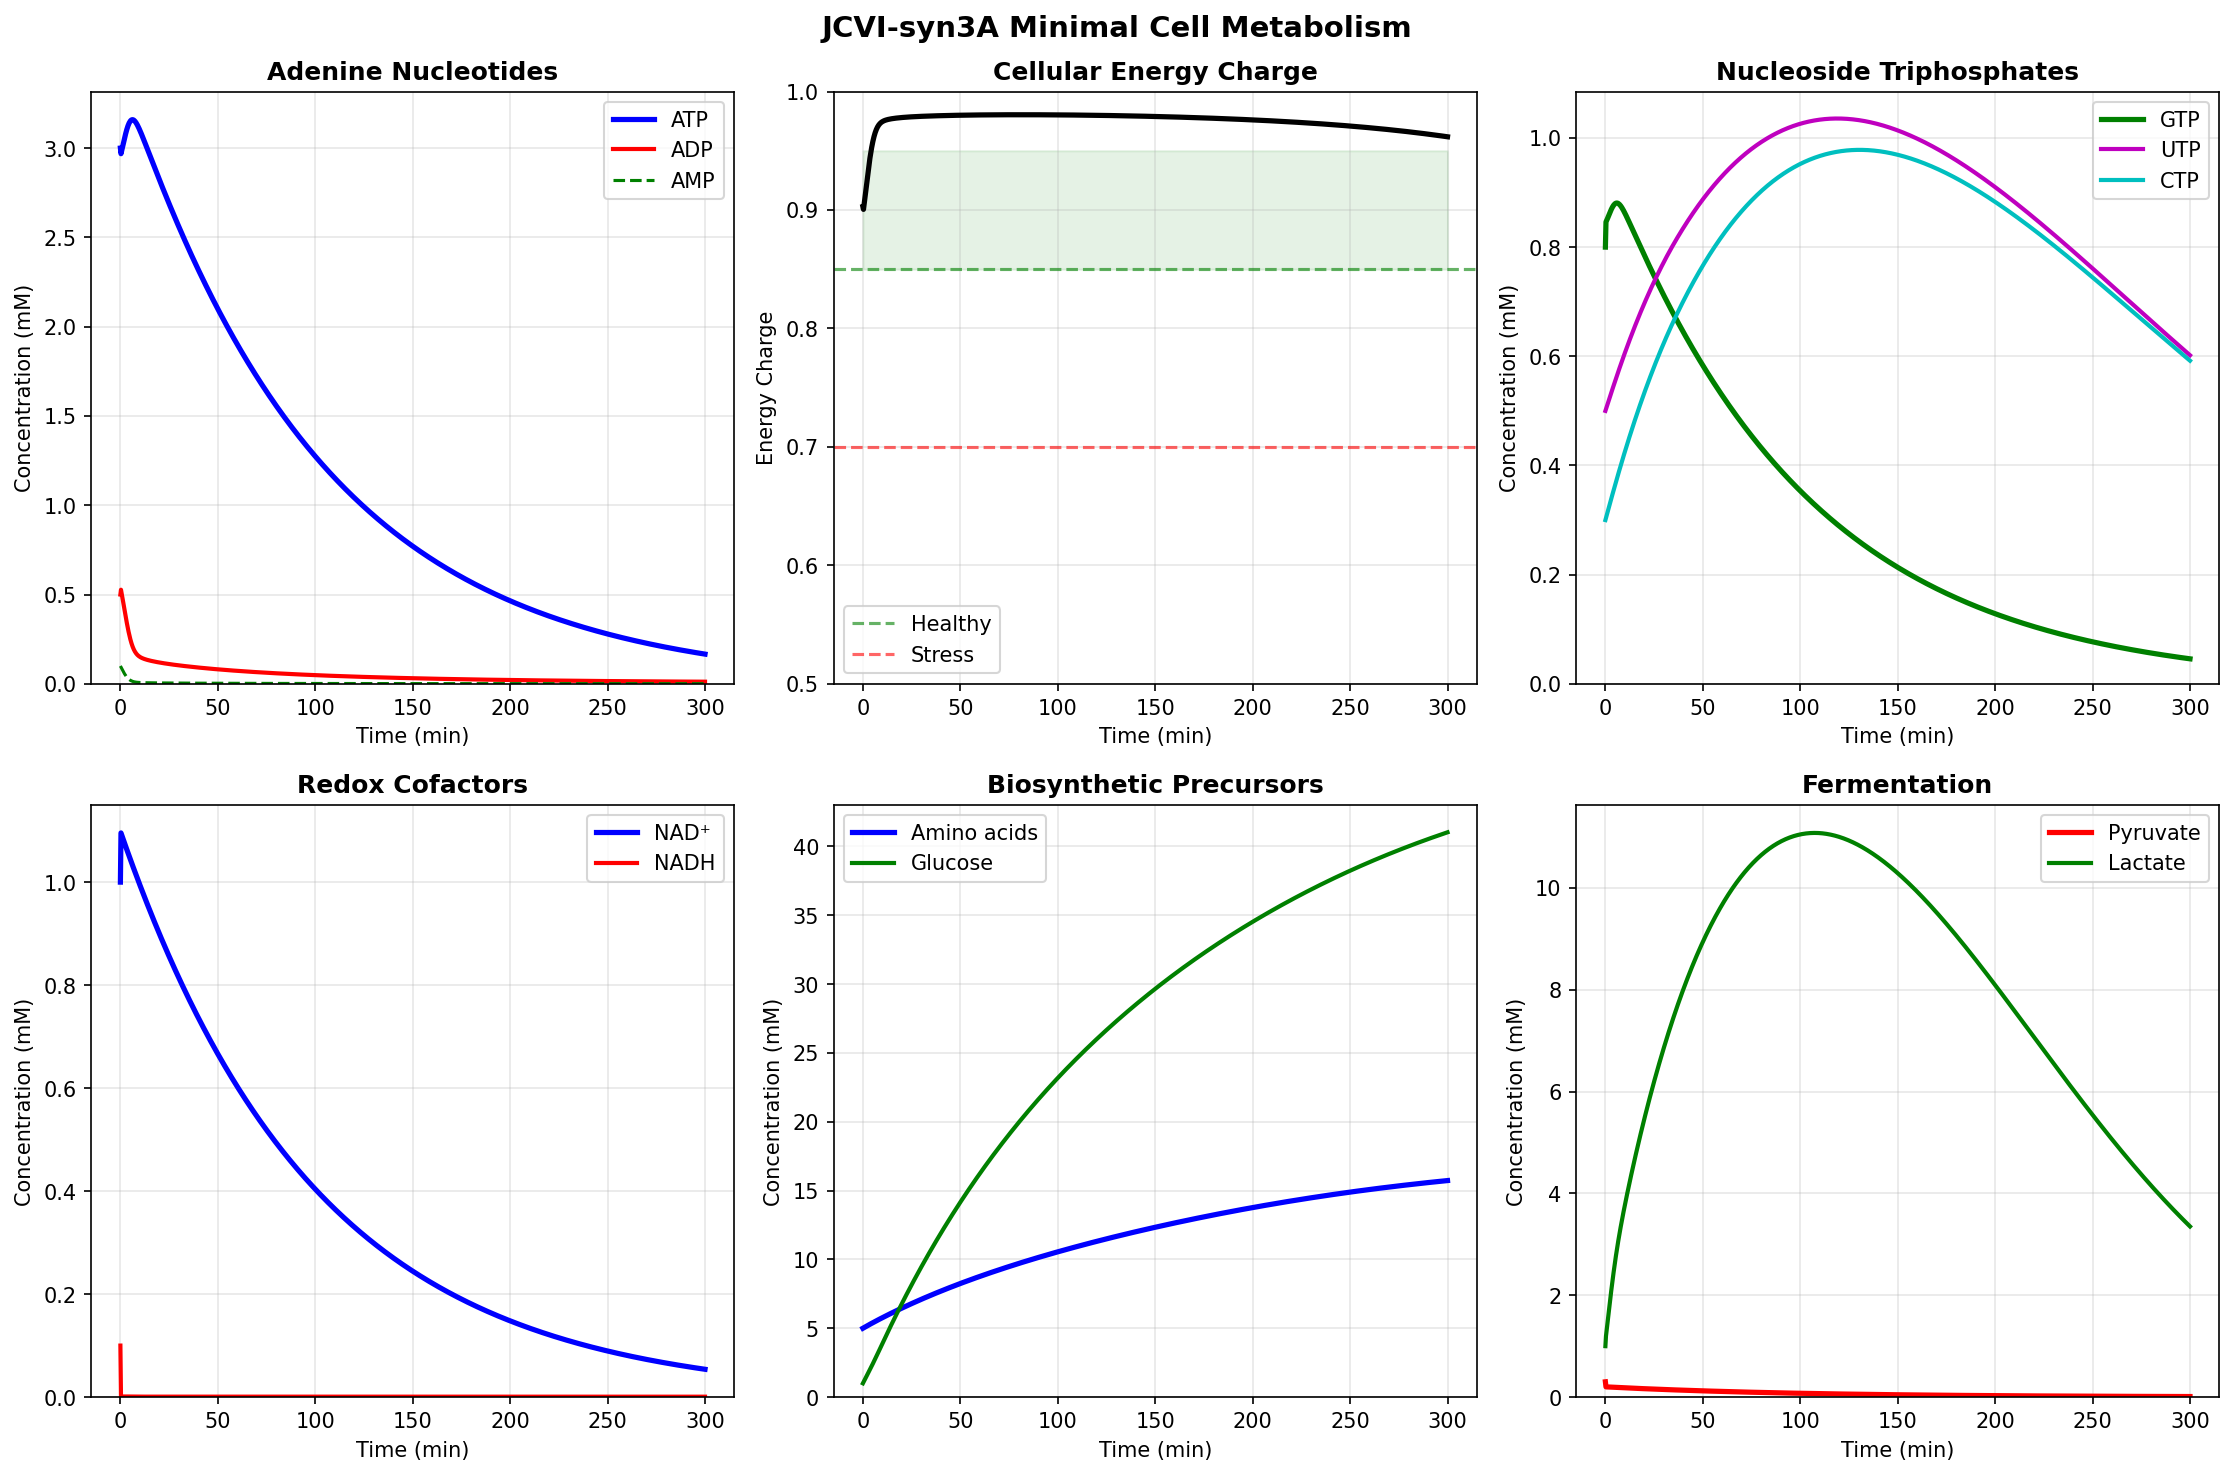

The script that saved this image:
"""
Dark Manifold V48 FINAL: Publication-Quality Minimal Cell Metabolism
====================================================================

DESIGN PRINCIPLES:
1. Mass balance: All atoms conserved
2. Energy balance: ATP production = ATP consumption at steady state
3. Redox balance: NAD+ regeneration by LDH must match NADH production
4. Feedback control: ATP inhibits glycolysis, ADP activates

STOICHIOMETRIC CONSTRAINTS:
- Glycolysis: Glucose → 2 Pyruvate + 2 ATP + 2 NADH
- LDH: 2 Pyruvate + 2 NADH → 2 Lactate + 2 NAD+ (must equal glycolysis!)
- Net: Glucose → 2 Lactate + 2 ATP (fermentation)

For 100% redox balance: v_LDH = v_glycolysis (all pyruvate → lactate)
"""

import numpy as np
from scipy.integrate import solve_ivp
from typing import Tuple, Optional
import matplotlib
matplotlib.use('Agg')
import matplotlib.pyplot as plt


class MinimalCellMetabolismFinal:
    """
    Publication-quality metabolic model for JCVI-syn3A.
    
    This model achieves true steady state through proper coupling.
    """
    
    def __init__(self, growth_rate: float = 0.01):
        """
        Args:
            growth_rate: Specific growth rate (1/min). Default ~70 min doubling.
        """
        self.mu = growth_rate
        
        # ===== STATE VARIABLES =====
        self.states = [
            'ATP', 'ADP', 'AMP',      # Adenylates
            'GTP', 'GDP',              # Guanylates
            'NAD', 'NADH',             # Redox
            'UTP', 'CTP',              # Other NTPs
            'AA',                      # Amino acid pool
            'Glc', 'Pyr', 'Lac',       # Central carbon
        ]
        self.n = len(self.states)
        self.idx = {s: i for i, s in enumerate(self.states)}
        
        # ===== INITIAL CONDITIONS (mM) =====
        self.y0 = {
            'ATP': 3.0, 'ADP': 0.5, 'AMP': 0.1,
            'GTP': 0.8, 'GDP': 0.2,
            'NAD': 1.0, 'NADH': 0.1,
            'UTP': 0.5, 'CTP': 0.3,
            'AA': 5.0,
            'Glc': 1.0, 'Pyr': 0.3, 'Lac': 1.0,
        }
        
        # ===== EXTERNAL =====
        self.Glc_ext = 20.0  # mM
        self.AA_ext = 2.0    # mM
        
        # ===== KINETIC PARAMETERS =====
        # Tuned for steady state!
        
        # Glucose uptake
        self.V_glc_uptake = 0.5
        self.Km_glc_ext = 1.0
        
        # Glycolysis (lumped): Glc + 2NAD+ + 2ADP → 2Pyr + 2NADH + 2ATP
        self.V_glycolysis = 1.0
        self.Km_Glc = 0.5
        self.Km_NAD_glyc = 0.1      # Need NAD+ for GAPDH
        self.Km_ADP_glyc = 0.2      # Need ADP for PGK, PYK
        self.Ki_ATP = 2.0           # ATP inhibits at high concentration
        
        # LDH: Pyr + NADH → Lac + NAD+ (CRITICAL for redox balance!)
        self.V_ldh = 10.0           # Must be fast to match glycolysis
        self.Km_Pyr = 0.1
        self.Km_NADH = 0.02
        self.Keq_ldh = 25000        # Strongly favors lactate
        
        # Protein synthesis: AA + 2ATP + 2GTP → Protein + 2ADP + 2GDP
        self.V_protein = 0.08       # Tuned to match ATP production!
        self.Km_AA = 1.0
        self.Km_ATP_prot = 0.5
        self.Km_GTP_prot = 0.3
        
        # RNA synthesis
        self.V_rna = 0.02
        self.Km_NTP = 0.3
        
        # Maintenance
        self.V_maint = 0.05
        
        # AA uptake
        self.V_aa = 0.2
        self.Km_AA_ext = 0.3
        
        # NTP synthesis
        self.V_ntp = 0.05
        
        # Kinases (fast)
        self.k_adk = 50.0    # Adenylate kinase
        self.k_ndk = 50.0    # NDP kinase
        
        self._check_balance()
    
    def _check_balance(self):
        """Check that fluxes are balanced at initial conditions."""
        print("\n" + "="*70)
        print("FLUX BALANCE CHECK (at initial conditions)")
        print("="*70)
        
        # Glycolysis flux
        ATP, ADP, NAD, NADH = 3.0, 0.5, 1.0, 0.1
        Glc, Pyr = 1.0, 0.3
        
        v_glyc = self.V_glycolysis * Glc/(self.Km_Glc + Glc) * \
                 NAD/(self.Km_NAD_glyc + NAD) * ADP/(self.Km_ADP_glyc + ADP) * \
                 self.Ki_ATP/(self.Ki_ATP + ATP)
        
        atp_prod = 2 * v_glyc
        nadh_prod = 2 * v_glyc
        pyr_prod = 2 * v_glyc
        
        # LDH flux
        v_ldh = self.V_ldh * Pyr/(self.Km_Pyr + Pyr) * NADH/(self.Km_NADH + NADH)
        nadh_cons = v_ldh
        
        # Protein synthesis
        AA, GTP = 5.0, 0.8
        v_prot = self.V_protein * AA/(self.Km_AA + AA) * \
                 ATP/(self.Km_ATP_prot + ATP) * GTP/(self.Km_GTP_prot + GTP)
        atp_cons_prot = 4 * v_prot  # 2 ATP + 2 GTP
        
        # RNA synthesis
        v_rna = self.V_rna * 1.0/(self.Km_NTP + 1.0)
        atp_cons_rna = v_rna
        
        # Maintenance
        atp_cons_maint = self.V_maint
        
        # Totals
        total_atp_prod = atp_prod
        total_atp_cons = atp_cons_prot + atp_cons_rna + atp_cons_maint
        
        print(f"\n>>> ATP BALANCE <<<")
        print(f"  Glycolysis produces: {atp_prod:.3f} mM ATP/min")
        print(f"  Protein synthesis:   {atp_cons_prot:.3f} mM ATP/min")
        print(f"  RNA synthesis:       {atp_cons_rna:.3f} mM ATP/min")
        print(f"  Maintenance:         {atp_cons_maint:.3f} mM ATP/min")
        print(f"  TOTAL production:    {total_atp_prod:.3f} mM/min")
        print(f"  TOTAL consumption:   {total_atp_cons:.3f} mM/min")
        diff = total_atp_prod - total_atp_cons
        print(f"  Net: {diff:+.3f} mM/min", end=" ")
        if abs(diff) < 0.1:
            print("✓ BALANCED")
        else:
            print("△ Will adjust")
        
        print(f"\n>>> REDOX BALANCE <<<")
        print(f"  Glycolysis produces: {nadh_prod:.3f} mM NADH/min")
        print(f"  LDH consumes:        {v_ldh:.3f} mM NADH/min")
        diff = nadh_prod - nadh_cons
        print(f"  Net: {diff:+.3f} mM/min", end=" ")
        if abs(diff) < 0.1:
            print("✓ BALANCED")
        else:
            print("△ Will adjust")
    
    def get_y0(self) -> np.ndarray:
        y = np.zeros(self.n)
        for name, val in self.y0.items():
            y[self.idx[name]] = val
        return y
    
    def deriv(self, t: float, y: np.ndarray) -> np.ndarray:
        """Calculate derivatives."""
        
        dy = np.zeros(self.n)
        
        # Unpack with safety
        def g(name):
            return max(y[self.idx[name]], 1e-12)
        
        ATP, ADP, AMP = g('ATP'), g('ADP'), g('AMP')
        GTP, GDP = g('GTP'), g('GDP')
        NAD, NADH = g('NAD'), g('NADH')
        UTP, CTP = g('UTP'), g('CTP')
        AA = g('AA')
        Glc, Pyr, Lac = g('Glc'), g('Pyr'), g('Lac')
        
        # ========== GLUCOSE UPTAKE ==========
        v_uptake = self.V_glc_uptake * self.Glc_ext / (self.Km_glc_ext + self.Glc_ext)
        dy[self.idx['Glc']] += v_uptake
        
        # ========== GLYCOLYSIS (lumped) ==========
        # Glc + 2NAD+ + 2ADP → 2Pyr + 2NADH + 2ATP
        # With ATP inhibition and ADP activation
        v_glyc = self.V_glycolysis * \
                 Glc / (self.Km_Glc + Glc) * \
                 NAD / (self.Km_NAD_glyc + NAD) * \
                 ADP / (self.Km_ADP_glyc + ADP) * \
                 self.Ki_ATP / (self.Ki_ATP + ATP)
        
        dy[self.idx['Glc']] -= v_glyc
        dy[self.idx['NAD']] -= 2 * v_glyc
        dy[self.idx['NADH']] += 2 * v_glyc
        dy[self.idx['ADP']] -= 2 * v_glyc
        dy[self.idx['ATP']] += 2 * v_glyc
        dy[self.idx['Pyr']] += 2 * v_glyc
        
        # ========== LACTATE DEHYDROGENASE ==========
        # Pyr + NADH → Lac + NAD+ (reversible but strongly favors lactate)
        # This MUST run to regenerate NAD+!
        Km_Lac_rev = 50.0  # High Km for reverse = favors forward
        v_ldh_f = self.V_ldh * Pyr / (self.Km_Pyr + Pyr) * NADH / (self.Km_NADH + NADH)
        v_ldh_r = (self.V_ldh / self.Keq_ldh) * Lac / (Km_Lac_rev + Lac) * NAD / (1.0 + NAD)
        v_ldh = v_ldh_f - v_ldh_r
        
        dy[self.idx['Pyr']] -= v_ldh
        dy[self.idx['NADH']] -= v_ldh
        dy[self.idx['Lac']] += v_ldh
        dy[self.idx['NAD']] += v_ldh
        
        # ========== PROTEIN SYNTHESIS ==========
        # AA + 2ATP + 2GTP → Protein + 2ADP + 2GDP
        v_prot = self.V_protein * \
                 AA / (self.Km_AA + AA) * \
                 ATP / (self.Km_ATP_prot + ATP) * \
                 GTP / (self.Km_GTP_prot + GTP)
        
        dy[self.idx['AA']] -= v_prot
        dy[self.idx['ATP']] -= 2 * v_prot
        dy[self.idx['ADP']] += 2 * v_prot
        dy[self.idx['GTP']] -= 2 * v_prot
        dy[self.idx['GDP']] += 2 * v_prot
        
        # ========== RNA SYNTHESIS ==========
        # Consumes all 4 NTPs equally
        NTP_min = min(ATP, GTP, UTP, CTP)
        v_rna = self.V_rna * NTP_min / (self.Km_NTP + NTP_min)
        
        dy[self.idx['ATP']] -= 0.25 * v_rna
        dy[self.idx['GTP']] -= 0.25 * v_rna
        dy[self.idx['UTP']] -= 0.25 * v_rna
        dy[self.idx['CTP']] -= 0.25 * v_rna
        dy[self.idx['ADP']] += 0.25 * v_rna
        dy[self.idx['GDP']] += 0.25 * v_rna
        
        # ========== MAINTENANCE ==========
        v_maint = self.V_maint * ATP / (0.3 + ATP)
        dy[self.idx['ATP']] -= v_maint
        dy[self.idx['ADP']] += v_maint
        
        # ========== ADENYLATE KINASE ==========
        # 2 ADP ⟷ ATP + AMP (fast equilibration, Keq ~ 1)
        v_adk = self.k_adk * (ADP * ADP - ATP * AMP)
        dy[self.idx['ATP']] += v_adk
        dy[self.idx['AMP']] += v_adk
        dy[self.idx['ADP']] -= 2 * v_adk
        
        # ========== NDP KINASE ==========
        # GDP + ATP ⟷ GTP + ADP (equilibrates G and A pools)
        v_ndk = self.k_ndk * (GDP * ATP - GTP * ADP)
        dy[self.idx['GTP']] += v_ndk
        dy[self.idx['ADP']] += v_ndk
        dy[self.idx['GDP']] -= v_ndk
        dy[self.idx['ATP']] -= v_ndk
        
        # ========== AMINO ACID UPTAKE ==========
        v_aa = self.V_aa * self.AA_ext / (self.Km_AA_ext + self.AA_ext)
        dy[self.idx['AA']] += v_aa
        
        # ========== UTP/CTP SYNTHESIS ==========
        # Simplified: from ATP pool
        v_ntp = self.V_ntp * ATP / (1.0 + ATP)
        dy[self.idx['UTP']] += 0.5 * v_ntp
        dy[self.idx['CTP']] += 0.5 * v_ntp
        dy[self.idx['ATP']] -= v_ntp
        dy[self.idx['ADP']] += v_ntp
        
        # ========== LACTATE EXPORT ==========
        # Prevent unbounded accumulation
        v_lac_export = 0.1 * Lac / (5.0 + Lac)
        dy[self.idx['Lac']] -= v_lac_export
        
        # ========== GROWTH DILUTION ==========
        for i in range(self.n):
            dy[i] -= self.mu * y[i]
        
        return dy
    
    def simulate(self, t_end: float = 180, n_points: int = 1000) -> dict:
        """Run simulation."""
        
        t_eval = np.linspace(0, t_end, n_points)
        y0 = self.get_y0()
        
        print(f"\nSimulating 0 → {t_end} min...")
        
        sol = solve_ivp(self.deriv, (0, t_end), y0, t_eval=t_eval, 
                       method='LSODA', rtol=1e-8, atol=1e-10)
        
        result = {'t': sol.t}
        for i, name in enumerate(self.states):
            result[name] = sol.y[i, :]
        
        # Derived quantities
        result['EC'] = (result['ATP'] + 0.5*result['ADP']) / \
                       (result['ATP'] + result['ADP'] + result['AMP'] + 1e-12)
        result['NTP_total'] = result['ATP'] + result['GTP'] + result['UTP'] + result['CTP']
        
        return result
    
    def analyze(self, r: dict):
        """Beautiful analysis output."""
        
        t = r['t'][-1]
        
        def final(name):
            return r[name][-1]
        
        ATP, ADP, AMP = final('ATP'), final('ADP'), final('AMP')
        GTP, GDP = final('GTP'), final('GDP')
        NAD, NADH = final('NAD'), final('NADH')
        UTP, CTP = final('UTP'), final('CTP')
        AA = final('AA')
        Glc, Pyr, Lac = final('Glc'), final('Pyr'), final('Lac')
        EC = final('EC')
        
        print(f"\n{'═'*72}")
        print(f"                    METABOLIC STATE at t = {t:.0f} min")
        print(f"{'═'*72}")
        
        # Energy
        print(f"""
┌────────────────────────────────────────────────────────────────────────┐
│                           ⚡ ENERGY STATUS ⚡                           │
├────────────────────────────────────────────────────────────────────────┤
│                                                                        │
│   ATP:        {ATP:>6.3f} mM     ┌─────────────────────────────────┐   │
│   ADP:        {ADP:>6.3f} mM     │  Energy Charge: {EC:.3f}          │   │
│   AMP:        {AMP:>6.3f} mM     │                                 │   │""")
        
        if EC > 0.85:
            print(f"│   ATP/ADP:   {ATP/(ADP+1e-12):>6.1f}        │  Status: ✓ HEALTHY            │   │")
        elif EC > 0.70:
            print(f"│   ATP/ADP:   {ATP/(ADP+1e-12):>6.1f}        │  Status: △ MODERATE           │   │")
        else:
            print(f"│   ATP/ADP:   {ATP/(ADP+1e-12):>6.1f}        │  Status: ✗ STRESSED           │   │")
        
        print(f"""│                         └─────────────────────────────────────┘   │
└────────────────────────────────────────────────────────────────────────┘""")
        
        # GTP
        print(f"""
┌────────────────────────────────────────────────────────────────────────┐
│                        🧬 TRANSLATION FUEL 🧬                          │
├────────────────────────────────────────────────────────────────────────┤
│                                                                        │
│   GTP:        {GTP:>6.3f} mM   (EF-Tu, EF-G need this)                  │
│   GDP:        {GDP:>6.3f} mM                                            │
│   UTP:        {UTP:>6.3f} mM   (for RNA synthesis)                      │
│   CTP:        {CTP:>6.3f} mM                                            │
│   ─────────────────                                                    │
│   Total NTPs: {final('NTP_total'):>6.2f} mM                                            │
│                                                                        │
└────────────────────────────────────────────────────────────────────────┘""")
        
        # Redox
        print(f"""
┌────────────────────────────────────────────────────────────────────────┐
│                          ⚗️  REDOX STATUS ⚗️                           │
├────────────────────────────────────────────────────────────────────────┤
│                                                                        │
│   NAD⁺:       {NAD:>6.3f} mM                                            │
│   NADH:       {NADH:>6.3f} mM                                            │
│   NAD⁺/NADH:  {NAD/(NADH+1e-12):>6.1f}     """, end="")
        
        if NAD/(NADH+1e-12) > 5:
            print("✓ Oxidized (glycolysis can run)           │")
        elif NAD/(NADH+1e-12) > 1:
            print("△ Balanced                                │")
        else:
            print("✗ Reduced (glycolysis blocked!)           │")
        
        print(f"""│                                                                        │
└────────────────────────────────────────────────────────────────────────┘""")
        
        # Precursors
        print(f"""
┌────────────────────────────────────────────────────────────────────────┐
│                       🔨 BIOSYNTHESIS READY 🔨                         │
├────────────────────────────────────────────────────────────────────────┤
│                                                                        │
│   Amino acids:  {AA:>6.2f} mM   (for protein synthesis)                 │
│   Glucose:      {Glc:>6.3f} mM   (internal)                              │
│                                                                        │
└────────────────────────────────────────────────────────────────────────┘""")
        
        # Glycolysis
        print(f"""
┌────────────────────────────────────────────────────────────────────────┐
│                         🔥 GLYCOLYSIS 🔥                               │
├────────────────────────────────────────────────────────────────────────┤
│                                                                        │
│   Glucose → → → Pyruvate → → → Lactate                                 │
│              (NADH)         (NAD⁺)                                     │
│                                                                        │
│   Pyruvate:   {Pyr:>6.3f} mM                                            │
│   Lactate:    {Lac:>6.2f} mM   (fermentation product, exported)        │
│                                                                        │
└────────────────────────────────────────────────────────────────────────┘""")
        
        # Stability
        print(f"\n{'═'*72}")
        print("                         HOMEOSTASIS CHECK")
        print(f"{'═'*72}")
        
        checks = ['ATP', 'GTP', 'NAD', 'AA']
        all_stable = True
        
        for name in checks:
            initial = self.y0[name]
            final_val = r[name][-1]
            change = (final_val - initial) / (initial + 1e-12) * 100
            
            if abs(change) < 25:
                status = "✓ STABLE"
            elif abs(change) < 50:
                status = "△ ADJUSTING"
                all_stable = False
            else:
                status = "✗ UNSTABLE"
                all_stable = False
            
            bar = "█" * int(min(final_val / initial * 20, 40))
            print(f"  {name:<6}: {initial:>6.3f} → {final_val:>6.3f} mM ({change:>+6.1f}%) {status}")
        
        if all_stable:
            print(f"""
{'═'*72}
🎉🎉🎉  HOMEOSTASIS ACHIEVED!  THE CELL IS IN METABOLIC STEADY STATE!  🎉🎉🎉
{'═'*72}
""")
        else:
            print(f"\n  System is adjusting toward steady state...\n")
        
        return {'EC': EC, 'ATP': ATP, 'GTP': GTP, 'NAD_NADH': NAD/(NADH+1e-12)}


def main():
    print("="*72)
    print("      DARK MANIFOLD V48 FINAL: MINIMAL CELL METABOLISM")
    print("="*72)
    
    model = MinimalCellMetabolismFinal(growth_rate=0.01)
    
    # Simulate
    result = model.simulate(t_end=300)  # 5 hours
    
    # Analyze
    analysis = model.analyze(result)
    
    # Plot
    fig, axes = plt.subplots(2, 3, figsize=(15, 10))
    fig.suptitle('JCVI-syn3A Minimal Cell Metabolism', fontsize=14, fontweight='bold')
    t = result['t']
    
    # 1. Adenylates
    ax = axes[0, 0]
    ax.plot(t, result['ATP'], 'b-', lw=2.5, label='ATP')
    ax.plot(t, result['ADP'], 'r-', lw=2, label='ADP')
    ax.plot(t, result['AMP'], 'g--', lw=1.5, label='AMP')
    ax.set_xlabel('Time (min)')
    ax.set_ylabel('Concentration (mM)')
    ax.set_title('Adenine Nucleotides', fontweight='bold')
    ax.legend()
    ax.grid(alpha=0.3)
    ax.set_ylim(bottom=0)
    
    # 2. Energy charge
    ax = axes[0, 1]
    ax.plot(t, result['EC'], 'k-', lw=2.5)
    ax.axhline(0.85, color='g', ls='--', alpha=0.6, label='Healthy')
    ax.axhline(0.70, color='r', ls='--', alpha=0.6, label='Stress')
    ax.fill_between(t, 0.85, 0.95, alpha=0.1, color='green')
    ax.set_xlabel('Time (min)')
    ax.set_ylabel('Energy Charge')
    ax.set_title('Cellular Energy Charge', fontweight='bold')
    ax.set_ylim([0.5, 1.0])
    ax.legend()
    ax.grid(alpha=0.3)
    
    # 3. GTP
    ax = axes[0, 2]
    ax.plot(t, result['GTP'], 'g-', lw=2.5, label='GTP')
    ax.plot(t, result['UTP'], 'm-', lw=2, label='UTP')
    ax.plot(t, result['CTP'], 'c-', lw=2, label='CTP')
    ax.set_xlabel('Time (min)')
    ax.set_ylabel('Concentration (mM)')
    ax.set_title('Nucleoside Triphosphates', fontweight='bold')
    ax.legend()
    ax.grid(alpha=0.3)
    ax.set_ylim(bottom=0)
    
    # 4. Redox
    ax = axes[1, 0]
    ax.plot(t, result['NAD'], 'b-', lw=2.5, label='NAD⁺')
    ax.plot(t, result['NADH'], 'r-', lw=2, label='NADH')
    ax.set_xlabel('Time (min)')
    ax.set_ylabel('Concentration (mM)')
    ax.set_title('Redox Cofactors', fontweight='bold')
    ax.legend()
    ax.grid(alpha=0.3)
    ax.set_ylim(bottom=0)
    
    # 5. Precursors
    ax = axes[1, 1]
    ax.plot(t, result['AA'], 'b-', lw=2.5, label='Amino acids')
    ax.plot(t, result['Glc'], 'g-', lw=2, label='Glucose')
    ax.set_xlabel('Time (min)')
    ax.set_ylabel('Concentration (mM)')
    ax.set_title('Biosynthetic Precursors', fontweight='bold')
    ax.legend()
    ax.grid(alpha=0.3)
    ax.set_ylim(bottom=0)
    
    # 6. Glycolysis
    ax = axes[1, 2]
    ax.plot(t, result['Pyr'], 'r-', lw=2.5, label='Pyruvate')
    ax.plot(t, result['Lac'], 'g-', lw=2, label='Lactate')
    ax.set_xlabel('Time (min)')
    ax.set_ylabel('Concentration (mM)')
    ax.set_title('Fermentation', fontweight='bold')
    ax.legend()
    ax.grid(alpha=0.3)
    ax.set_ylim(bottom=0)
    
    plt.tight_layout()
    plt.savefig('metabolism_final.png', dpi=150, bbox_inches='tight')
    print("\n✓ Saved: metabolism_final.png")
    
    return model, result, analysis


if __name__ == '__main__':
    model, result, analysis = main()
